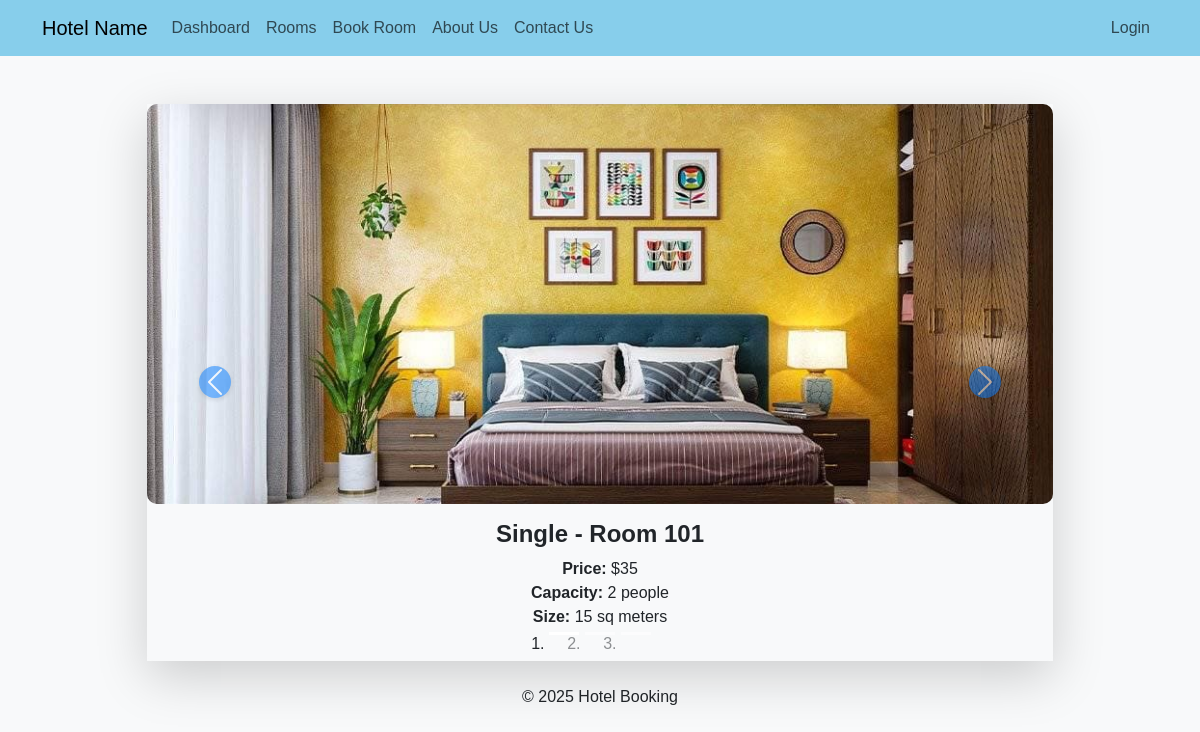
The page / on the database its author committed.
### bookings/models.py (models this page shows, shortened)
class Room(models.Model):
    ROOM_TYPES = [
        ('Single', 'Single'),
        ('Double', 'Double'),
        ('Suite', 'Suite'),
    ]
    room_number = models.CharField(max_length=10, unique=True)
    room_type = models.CharField(max_length=50, choices=ROOM_TYPES)
    price_per_night = models.IntegerField()
    is_available = models.BooleanField(default=True)
    capacity = models.PositiveIntegerField()
    size = models.IntegerField()
    image = models.ImageField(upload_to='upload/media/', blank=True, null=True)

### bookings/views.py (the view)
# urls.py: path('', views.dashboard, name='dashboard'),
def dashboard(request):
    rooms = Room.objects.all()
    context = {'rooms': rooms}
    return render(request, 'bookings/dashboard.html', context)

### bookings/templates/bookings/dashboard.html (shortened to what this page needs)
{% extends 'bookings/main.html' %}
{% block content %}
<div class="container mt-5">
    <div class="row justify-content-center">
        <div class="col-md-10">
            <div id="roomCarousel" class="carousel slide shadow-lg" data-bs-ride="carousel">
                <ol class="carousel-indicators">
                    {% for room in rooms %}
                    <li data-bs-target="#roomCarousel" data-bs-slide-to="{{ forloop.counter0 }}"
                        class="{% if forloop.first %}active{% endif %}"></li>
                    {% endfor %}
                </ol>
                <div class="carousel-inner rounded">
                    {% for room in rooms %}
                    <div class="carousel-item {% if forloop.first %}active{% endif %}">
                        <img src="{{ room.image.url }}" class="d-block w-100" alt="Room {{ room.room_number }}"
                            style="height: 400px; object-fit: cover;">
                        <div class="text-center bg-light p-3">
                            <h4 class="fw-bold">{{ room.room_type }} - Room {{ room.room_number }}</h4>
                            <p>
                                <strong>Price:</strong> ${{ room.price_per_night }}<br>
                                <strong>Capacity:</strong> {{ room.capacity }} people<br>
                                <strong>Size:</strong> {{ room.size }} sq meters
                            </p>
                        </div>
                    </div>
                    {% endfor %}
                </div>
                <a class="carousel-control-prev" href="#roomCarousel" role="button" data-bs-slide="prev">
                    <span class="carousel-control-prev-icon" aria-hidden="true"></span>
                </a>
                <a class="carousel-control-next" href="#roomCarousel" role="button" data-bs-slide="next">
                    <span class="carousel-control-next-icon" aria-hidden="true"></span>
                </a>
            </div>
        </div>
    </div>
</div>
{% endblock %}

### bookings/static/css/style.css (style rules this page uses)
body { background-color: #f8f9fa; font-family: "Arial", sans-serif; }
.carousel-inner img { width: 100%; height: 300px; object-fit: cover; border-radius: 10px; }
.carousel-control-prev-icon, .carousel-control-next-icon { background-color: #007bff; border-radius: 50%; padding: 10px; box-shadow: 0 2px 4px rgba(0, 0, 0, 0.2); }

### rows shown on the page
Room: image (picture), room_type "Single", room_number "101", price_per_night "35", capacity "2", size "15"
